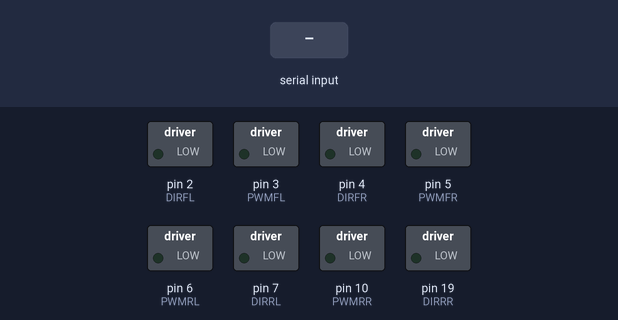
Simulated run of this sketch. Board: Arduino Uno, built with avr-gcc and run on an emulated ATmega328P. Parts: switched loads named in the sketch (green lamp = pin HIGH). The test bench sets the inputs (shaded band).

Above: at 1.2 s.
1.3 s: byte 102 (GOFWD) received over Serial
At 2.5 s:
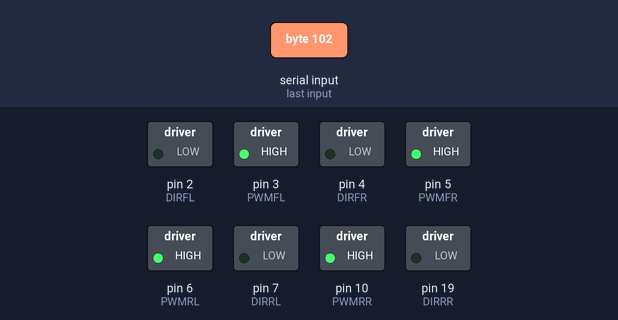
2.8 s: byte 98 (GOBWD) received over Serial
At 3.8 s:
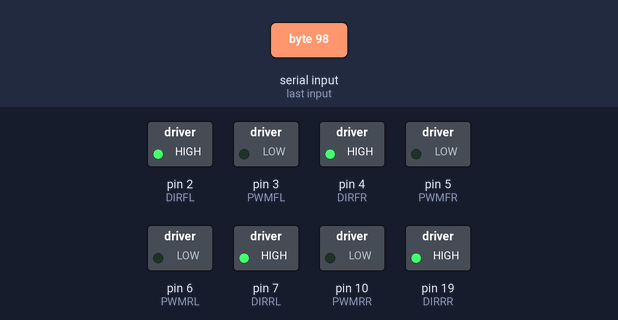
4.3 s: byte 108 (TURNL) received over Serial
At 5.0 s:
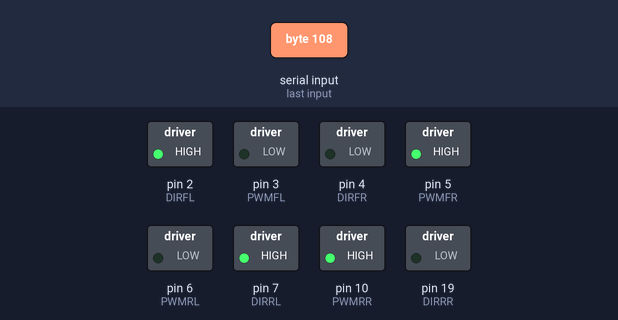
5.8 s: byte 114 (TURNR) received over Serial
At 6.1 s:
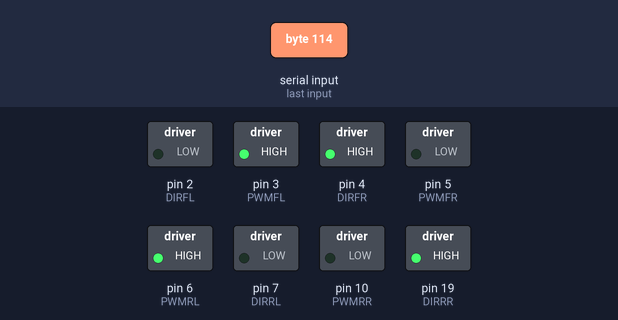
7.3 s: byte 104 (GOBWDL) received over Serial
At 8.4 s:
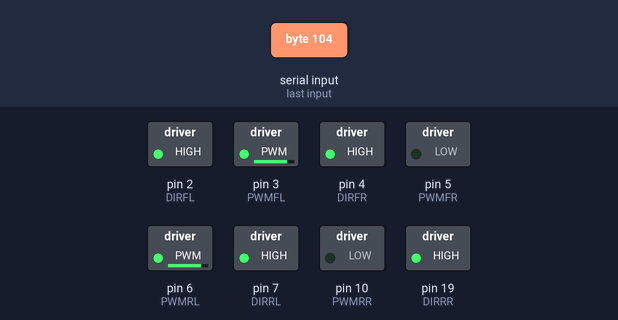
8.8 s: byte 105 (GOFWDR) received over Serial
At 9.6 s:
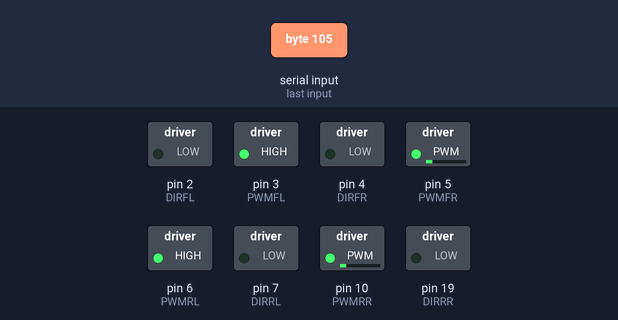
Timing chart, 0 to 11.3 s (numbered marks = the images above; inputs shaded):
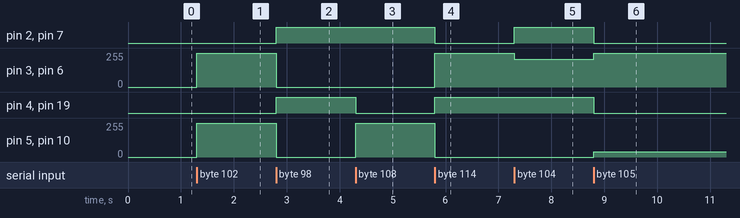

Measured:
- after the input at 1.3 s, pin 3 (PWMFL), pin 5 (PWMFR), pin 6 (PWMRL), pin 10 (PWMRR): 0/255 → 255/255 at once
- after the input at 2.8 s, pin 2 (DIRFL), pin 4 (DIRFR), pin 7 (DIRRL), pin 19 (DIRRR): LOW → HIGH at once; pin 3 (PWMFL), pin 5 (PWMFR), pin 6 (PWMRL), pin 10 (PWMRR): 255/255 → 0/255 at once
- after the input at 4.3 s, pin 4 (DIRFR), pin 19 (DIRRR): HIGH → LOW at once; pin 5 (PWMFR), pin 10 (PWMRR): 0/255 → 255/255 at once
- after the input at 5.8 s, pin 2 (DIRFL), pin 7 (DIRRL): HIGH → LOW at once; pin 3 (PWMFL), pin 6 (PWMRL): 0/255 → 255/255 at once; pin 4 (DIRFR), pin 19 (DIRRR): LOW → HIGH at once; pin 5 (PWMFR), pin 10 (PWMRR): 255/255 → 0/255 at once
- after the input at 7.3 s, pin 2 (DIRFL), pin 7 (DIRRL): LOW → HIGH at once; pin 3 (PWMFL), pin 6 (PWMRL): 255/255 → 210/255 at once
- after the input at 8.8 s, pin 2 (DIRFL), pin 4 (DIRFR), pin 7 (DIRRL), pin 19 (DIRRR): HIGH → LOW at once; pin 3 (PWMFL), pin 6 (PWMRL): 210/255 → 255/255 at once; pin 5 (PWMFR), pin 10 (PWMRR): 0/255 → 40/255 at once

The sketch:

pjt_rmt_rc_car.ino
```cpp
void setup() {
  // put your setup code here, to run once:
  remote_setup();
  motor_setup();
}

void loop() {
  // put your main code here, to run repeatedly:
  remote_loop();
  motor_loop();
}

void remote_setup(){
  Serial.begin(9600);
}

void remote_loop(){
  check_remote_input();
  distributed_remote_input();
  // 원격입력 분배
}

char remote_input;
bool remote_input_changed = false;

void check_remote_input(){
  if(Serial.available()){
    remote_input=Serial.read();
    remote_input_changed = true;
  }
}

enum{
  GOFWD = 'f',
  GOBWD = 'b',
  TURNL = 'l',
  TURNR = 'r',
  STOP = 's',
  GOFWDL = 'g',
  GOFWDR = 'i',
  GOBWDL = 'h',
  GOBWDR = 'j'
}; /*SERIAL*/

char driving_action = STOP;
bool driving_action_changed = false;

void distributed_remote_input(){
  if(remote_input_changed){
    remote_input_changed=false;

    if(remote_input == GOFWD || remote_input == GOBWD ||
    remote_input == TURNL || remote_input == TURNR ||
    remote_input == STOP || remote_input == GOFWDL ||
    remote_input == GOFWDR || remote_input == GOBWDL ||
    remote_input == GOBWDR ){
      driving_action = remote_input;
      driving_action_changed = true;
    }


  }
}
```

wheel_control.ino
```cpp
//Left Wheel - go FWD BWD

const int DIRFL = 2;
const int PWMFL = 3;
const int DIRRL = 7;
const int PWMRL = 6;

//Right Wheel - go FWD BWD

const int DIRFR = 4;
const int PWMFR = 5;
const int DIRRR = 19;
const int PWMRR = 10;

void motor_setup(){
  // initialization Left Wheel
  pinMode(DIRFL, OUTPUT);
  pinMode(DIRRL, OUTPUT);

  digitalWrite(DIRFL, LOW);
  analogWrite(PWMFL, 0);
  digitalWrite(DIRRL, LOW);
  analogWrite(PWMRL, 0);

  // initialization Right Wheel
  pinMode(DIRFR, OUTPUT);
  pinMode(DIRRR, OUTPUT);

  digitalWrite(DIRFR, LOW);
  analogWrite(PWMFR, 0);
  digitalWrite(DIRRR, LOW);
  analogWrite(PWMRR, 0);
}

void motor_loop(){
  process_driving_action();
}

void process_driving_action(){
  if(driving_action_changed){
    driving_action_changed = false;

  if(driving_action == GOFWD){
    go_fwd();
  } else if(driving_action == GOBWD){
    go_bwd();
  } else if(driving_action == TURNL){
    turn_l();
  } else if(driving_action == TURNR){
    turn_r();
  } else if(driving_action == STOP){
    stop_driving();
  } else if(driving_action == GOFWDL){
    go_fwd_l();
  } else if(driving_action == GOFWDR){
    go_fwd_r();
  } else if(driving_action == GOBWDL){
    go_bwd_l();
  } else if(driving_action == GOBWDR){
    go_bwd_r();
  }
}
}

void go_fwd(){
  // FWD
  // Left FWD
  digitalWrite(DIRFL, LOW);
  analogWrite(PWMFL, 255);
  digitalWrite(DIRRL, LOW);
  analogWrite(PWMRL, 255);
  // Right FWD
  digitalWrite(DIRFR, LOW);
  analogWrite(PWMFR, 255);
  digitalWrite(DIRRR, LOW);
  analogWrite(PWMRR, 255);
}
void go_bwd(){
    // BWD
  // Left BWD
  digitalWrite(DIRFL, HIGH);
  analogWrite(PWMFL, 0);
  digitalWrite(DIRRL, HIGH);
  analogWrite(PWMRL, 0);
  // Right BWD
  digitalWrite(DIRFR, HIGH);
  analogWrite(PWMFR, 0);
  digitalWrite(DIRRR, HIGH);
  analogWrite(PWMRR, 0);
}
void turn_l(){
      // Turn Left
  // Left BWD
  digitalWrite(DIRFL, HIGH);
  analogWrite(PWMFL, 0);
  digitalWrite(DIRRL, HIGH);
  analogWrite(PWMRL, 0);
  // Right FWD
  digitalWrite(DIRFR, LOW);
  analogWrite(PWMFR, 255);
  digitalWrite(DIRRR, LOW);
  analogWrite(PWMRR, 255);
}
void turn_r(){
      // Turn Right
  // Left FWD
  digitalWrite(DIRFL, LOW);
  analogWrite(PWMFL, 255);
  digitalWrite(DIRRL, LOW);
  analogWrite(PWMRL, 255);
  // Right BWD
  digitalWrite(DIRFR, HIGH);
  analogWrite(PWMFR, 0);
  digitalWrite(DIRRR, HIGH);
  analogWrite(PWMRR, 0);
}
void stop_driving(){
      // STOP
  // Left Stop
  digitalWrite(DIRFL, LOW);
  analogWrite(PWMFL, 0);
  digitalWrite(DIRRL, LOW);
  analogWrite(PWMRL, 0);
  // Right Stop
  digitalWrite(DIRFR, LOW);
  analogWrite(PWMFR, 0);
  digitalWrite(DIRRR, LOW);
  analogWrite(PWMRR, 0);
}

void go_fwd_l(){
  // Go FWD Left
  // Left Half
  digitalWrite(DIRFL, LOW);
  analogWrite(PWMFL, 40);
  digitalWrite(DIRRL, LOW);
  analogWrite(PWMRL, 40);
  // Right Full
  digitalWrite(DIRFR, LOW);
  analogWrite(PWMFR, 255);
  digitalWrite(DIRRR, LOW);
  analogWrite(PWMRR, 255);
}

void go_fwd_r(){
    // Go FWD Right
  // Left Full
  digitalWrite(DIRFL, LOW);
  analogWrite(PWMFL, 255);
  digitalWrite(DIRRL, LOW);
  analogWrite(PWMRL, 255);
  // Right Half
  digitalWrite(DIRFR, LOW);
  analogWrite(PWMFR, 40);
  digitalWrite(DIRRR, LOW);
  analogWrite(PWMRR, 40);
}

void go_bwd_l(){
  // Go BWD Left
  // Left Half
  digitalWrite(DIRFL, HIGH);
  analogWrite(PWMFL, 210);
  digitalWrite(DIRRL, HIGH);
  analogWrite(PWMRL, 210);
  // Right Full
  digitalWrite(DIRFR, HIGH);
  analogWrite(PWMFR, 0);
  digitalWrite(DIRRR, HIGH);
  analogWrite(PWMRR, 0);
}

void go_bwd_r(){
  // Go BWD Right
  // Left Full
  digitalWrite(DIRFL, HIGH);
  analogWrite(PWMFL, 0);
  digitalWrite(DIRRL, HIGH);
  analogWrite(PWMRL, 0);
  // Right Half
  digitalWrite(DIRFR, HIGH);
  analogWrite(PWMFR, 210);
  digitalWrite(DIRRR, HIGH);
  analogWrite(PWMRR, 210);
}
```
